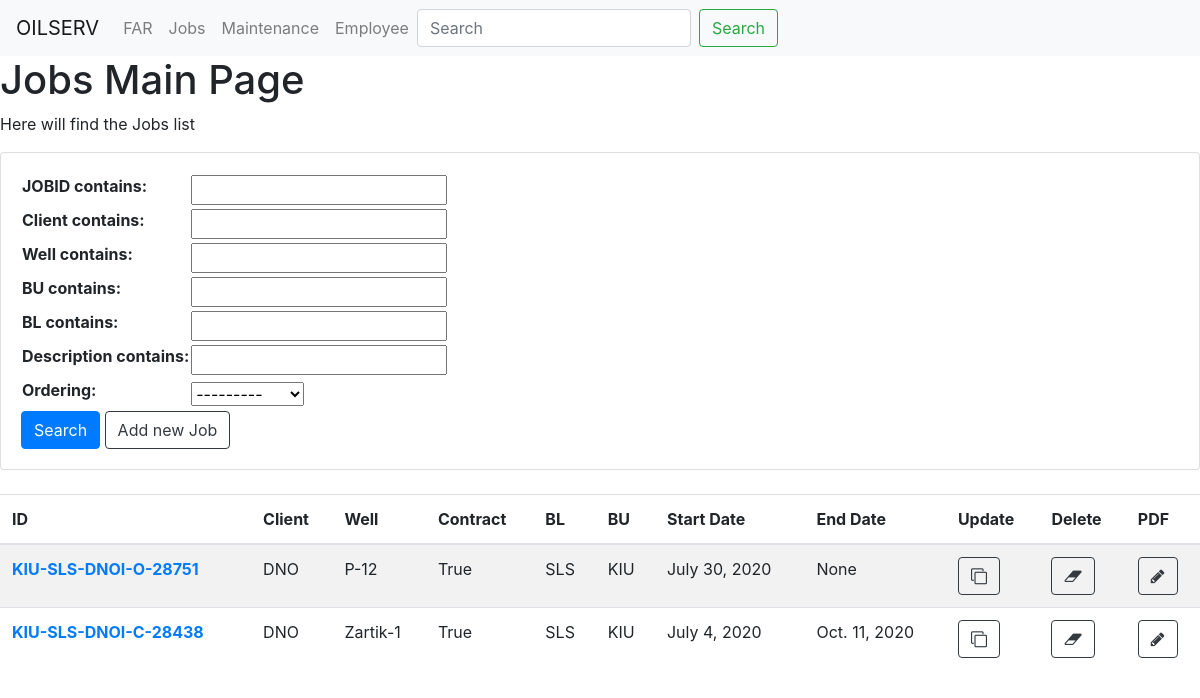
Before: /Jobs/ with the older database file.
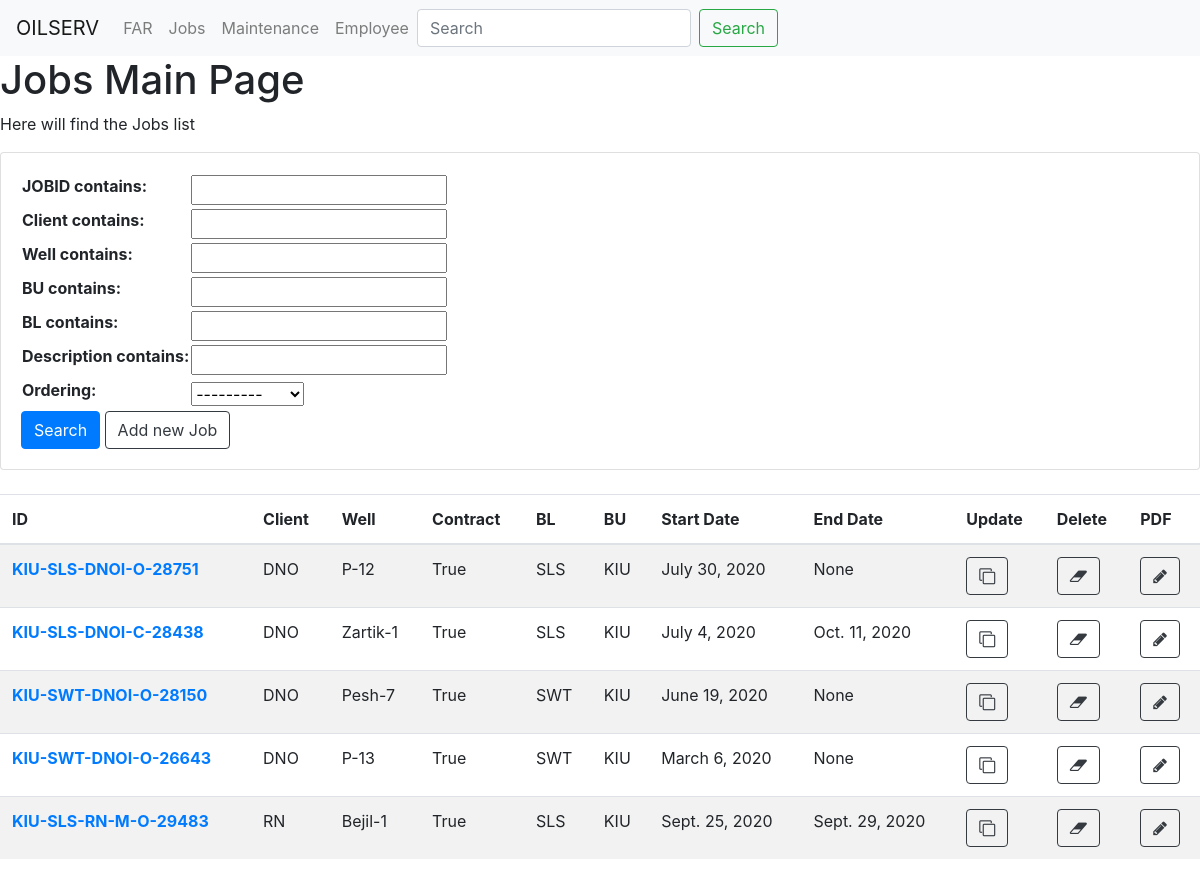
After: the same page with the newer database file.
### Jobs/models.py (models this page shows, shortened)
class JobsDB(models.Model):
    JOBID = models.CharField(max_length = 20 ,unique=True,blank=False)
    client = models.CharField(max_length=255,blank=False)
    field = models.CharField(max_length=255,blank=True, null=True)
    well = models.CharField(max_length=255,blank=False, null=True)
    country = models.CharField(max_length=255,blank=False,default='Iraq')
    BU = models.CharField(max_length= 3, default='KIU', null=True, blank=True)
    BL = models.CharField(max_length= 3, default='SWT', null=True, blank=True)
    description = models.CharField(max_length= 800, blank=True, null=True)
    isContract = models.BooleanField(default=True, null=True, blank=True)
    startDate = models.DateField(null=True, blank=True)
    endDate = models.DateField(blank=True,null=True)
    image = models.ImageField(null=True)
    updated = models.DateTimeField(auto_now_add=True,blank=True)
    created = models.DateTimeField(auto_now_add=True, blank=True)
    class Meta:
        ordering = ['client']

### Jobs/views.py (the view)
# urls.py: path('', views.JobsHomePage.as_view(), name='jobs'),
class JobsHomePage(ListView):
    template_name = 'Jobs/jobs_page.html'
    queryset = JobsDB.objects.all()
    context_object_name = 'jobs_all'
    def get_context_data(self, **kwargs):
        context = super().get_context_data(**kwargs)
        context['filter'] = Jobsfilter(self.request.GET, queryset=self.queryset)
        return context

### Jobs/templates/Jobs/jobs_page.html
{% extends 'base.html' %}
{% block body_block %}
<h1>Jobs Main Page</h1>
<p>Here will find the Jobs list </p>
<div class="row">
	<div class="col">
		<div class="card card-body" >
			<form  method="GET" >
				<table>
					{{ filter.form.as_table}}
				</table>
				<button type="submit" class="btn btn-primary" >Search</button>
				<a class="btn btn-outline-dark" href="{% url 'jobs_new' %}">Add new Job</a>
			</form>
		</div>
	</div>
</div>
<br>
<table class="table table-striped">
	<thead>
		<tr>
			<th scope="col">ID</th>
			<th scope="col">Client</th>
			<th scope="col">Well</th>
			<th scope="col">Contract</th>
			<th scope="col">BL</th>
			<th scope="col">BU</th>
			<th scope="col">Start Date</th>
			<th scope="col">End Date</th>
			<th scope="col">Update</th>
			<th scope="col">Delete</th>
			<th scope="col">PDF</th>
		</tr>
	</thead>
	<tbody>
		{% for fa in filter.qs %}
		<tr>
			<th scope="row"> <a href="{% url 'jobs_detail' pk=fa.pk  %}">{{ fa.JOBID }}</a></th>
			<td>{{ fa.client  }}</td>
			<td>{{ fa.well  }}</td>
			<td>{{ fa.isContract }}</td>
			<td>{{ fa.BL }}</td>
			<td>{{ fa.BU}}</td>
			<td>{{ fa.startDate}}</td>
			<td>{{ fa.endDate}}</td>
			<td><a href="{% url 'jobs_update' pk=fa.pk  %}" class="btn btn-outline-dark"> <span class="fa fa-clone"></a></td>
			<td><a href="{% url 'jobs_delete' pk=fa.pk  %}"class="btn btn-outline-dark"><span class="fa fa-eraser">  </a></td>
			<td><a href="{% url 'pdf_job_view' pk=fa.pk  %}"class="btn btn-outline-dark"><span class="fa fa-pencil"></a></td>
		</tr>
		{% endfor %}
	</tbody>
</table >
{% endblock %}

### templates/base.html (shortened to what this page needs)
<!DOCTYPE html>
<html lang="en">
	<head>
		<link rel="stylesheet" href="https://stackpath.bootstrapcdn.com/bootstrap/4.5.2/css/bootstrap.min.css">
		<link rel="stylesheet" href="https://cdnjs.cloudflare.com/ajax/libs/font-awesome/4.7.0/css/font-awesome.min.css">
	</head>
	<body>
		<nav class="navbar navbar-expand-lg navbar-light bg-light">
			<a class="navbar-brand" href="{% url 'home' %} ">OILSERV</a>
			<div class="collapse navbar-collapse" id="navbarNav">
				<ul class="navbar-nav">
					<li class="nav-item ">
						<a class="nav-link" href="{% url 'far' %}">FAR</a>
					</li>
					<li class="nav-item">
						<a class="nav-link" href="{% url 'jobs'  %}">Jobs</a>
					</li>
					<li class="nav-item">
						<a class="nav-link" href=" {% url 'maintenance'  %}">Maintenance</a>
					</li>
					<li class="nav-item">
						<a class="nav-link" href=" {% url 'employee'  %}">Employee</a>
					</li>
				</ul>
				<form class="form-inline my-2 my-lg-0">
					<input class="form-control mr-sm-2" type="search" placeholder="Search" aria-label="Search">
					<button class="btn btn-outline-success my-2 my-sm-0" type="submit">Search</button>
				</form>
			</div>
		</nav>
		{% block body_block %}
		{% endblock %}
	</body>
</html>

Changed rows visible on the page:
added JobsDB: JOBID "KIU-SWT-DNOI-O-28150", client "DNO", well "Pesh-7", isContract "True", BL "SWT", BU "KIU", startDate "June 19, 2020", endDate "None"
added JobsDB: JOBID "KIU-SWT-DNOI-O-26643", client "DNO", well "P-13", isContract "True", BL "SWT", BU "KIU", startDate "March 6, 2020", endDate "None"
added JobsDB: JOBID "KIU-SLS-RN-M-O-29483", client "RN", well "Bejil-1", isContract "True", BL "SLS", BU "KIU", startDate "Sept. 25, 2020", endDate "Sept. 29, 2020"
